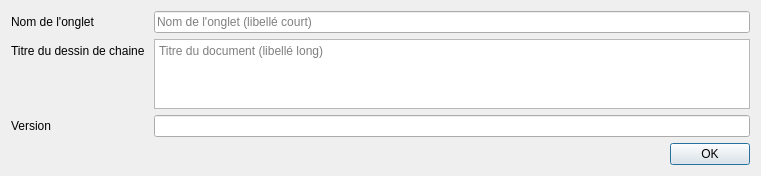
<?xml version="1.0" encoding="UTF-8"?>
<ui version="4.0">
 <class>OpenNewDialog</class>
 <widget class="QDialog" name="OpenNewDialog">
  <property name="geometry">
   <rect>
    <x>0</x>
    <y>0</y>
    <width>761</width>
    <height>150</height>
   </rect>
  </property>
  <property name="windowTitle">
   <string>Paramétrage du dessin de chaine</string>
  </property>
  <layout class="QFormLayout" name="formLayout">
   <item row="1" column="0">
    <widget class="QLabel" name="label">
     <property name="text">
      <string>Titre du dessin de chaine </string>
     </property>
     <property name="buddy">
      <cstring>textEdit</cstring>
     </property>
    </widget>
   </item>
   <item row="0" column="0">
    <widget class="QLabel" name="label_2">
     <property name="text">
      <string>Nom de l'onglet</string>
     </property>
     <property name="buddy">
      <cstring>lineEdit</cstring>
     </property>
    </widget>
   </item>
   <item row="0" column="1">
    <widget class="QLineEdit" name="lineEdit">
     <property name="placeholderText">
      <string>Nom de l'onglet (libellé court)</string>
     </property>
    </widget>
   </item>
   <item row="1" column="1">
    <widget class="QTextEdit" name="textEdit">
     <property name="tabChangesFocus">
      <bool>true</bool>
     </property>
     <property name="placeholderText">
      <string>Titre du document (libellé long)</string>
     </property>
    </widget>
   </item>
   <item row="3" column="1">
    <widget class="QDialogButtonBox" name="buttonBox">
     <property name="orientation">
      <enum>Qt::Horizontal</enum>
     </property>
     <property name="standardButtons">
      <set>QDialogButtonBox::Ok</set>
     </property>
    </widget>
   </item>
   <item row="2" column="1">
    <widget class="QLineEdit" name="lineEditVersion"/>
   </item>
   <item row="2" column="0">
    <widget class="QLabel" name="label_3">
     <property name="text">
      <string>Version</string>
     </property>
    </widget>
   </item>
  </layout>
 </widget>
 <resources/>
 <connections>
  <connection>
   <sender>buttonBox</sender>
   <signal>accepted()</signal>
   <receiver>OpenNewDialog</receiver>
   <slot>accept()</slot>
   <hints>
    <hint type="sourcelabel">
     <x>248</x>
     <y>254</y>
    </hint>
    <hint type="destinationlabel">
     <x>157</x>
     <y>274</y>
    </hint>
   </hints>
  </connection>
  <connection>
   <sender>buttonBox</sender>
   <signal>rejected()</signal>
   <receiver>OpenNewDialog</receiver>
   <slot>reject()</slot>
   <hints>
    <hint type="sourcelabel">
     <x>316</x>
     <y>260</y>
    </hint>
    <hint type="destinationlabel">
     <x>286</x>
     <y>274</y>
    </hint>
   </hints>
  </connection>
 </connections>
</ui>
